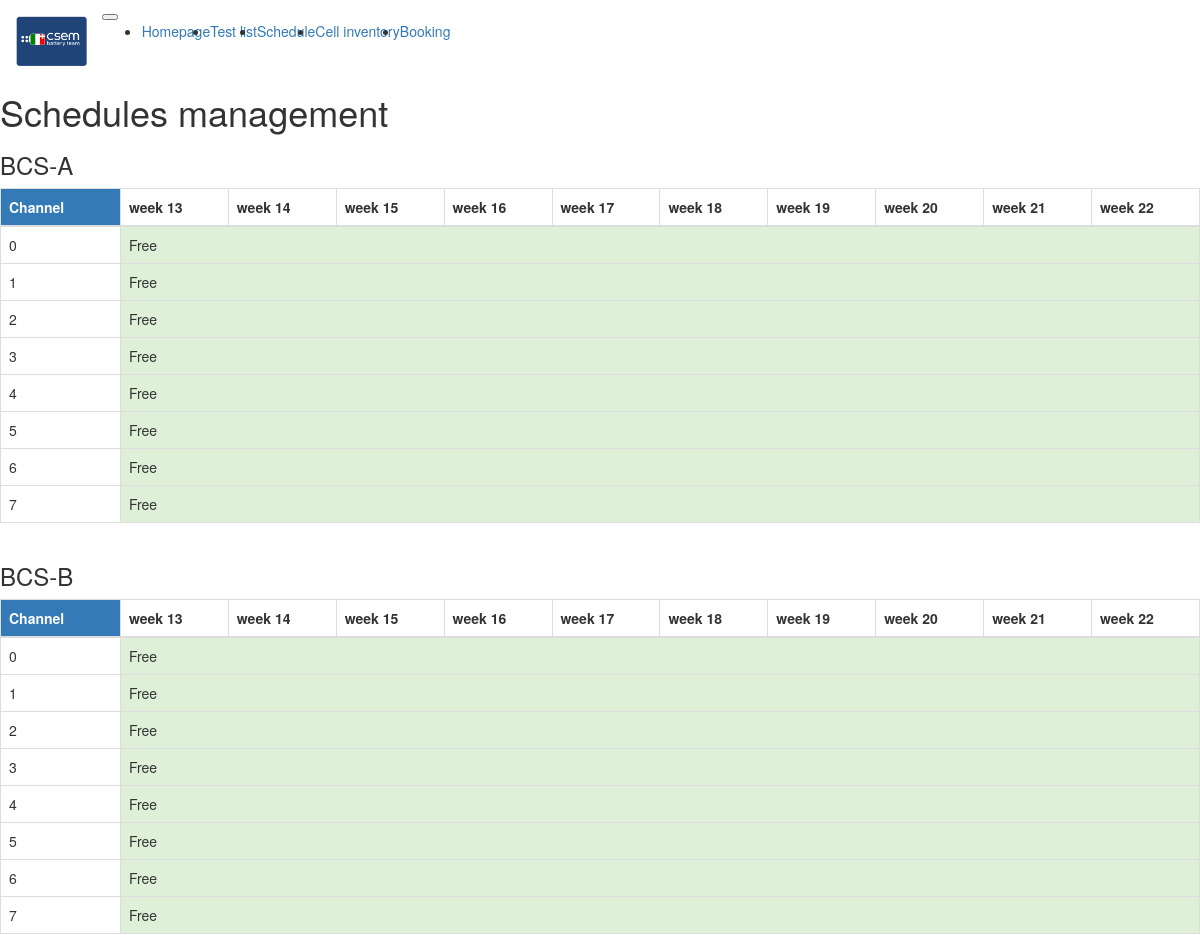
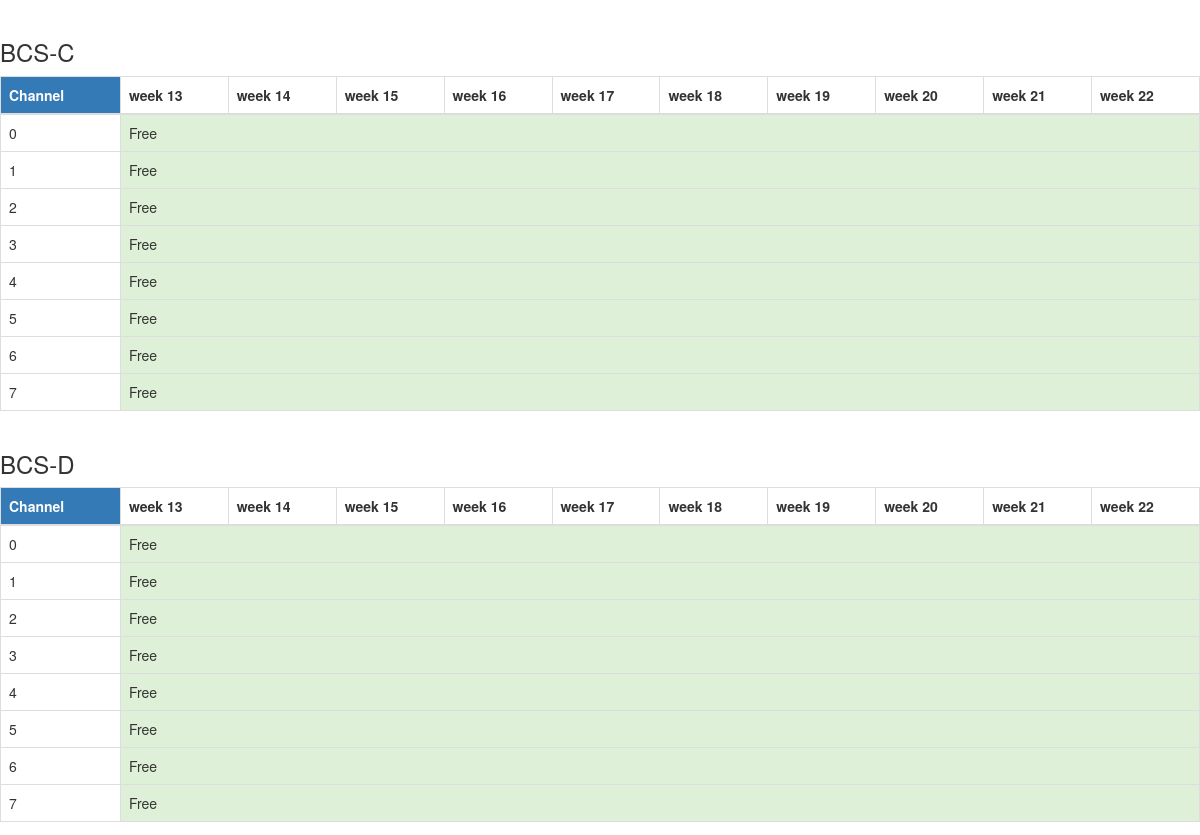
Before: /schedule (upper part) with the older database file (2 pictures, top to bottom).
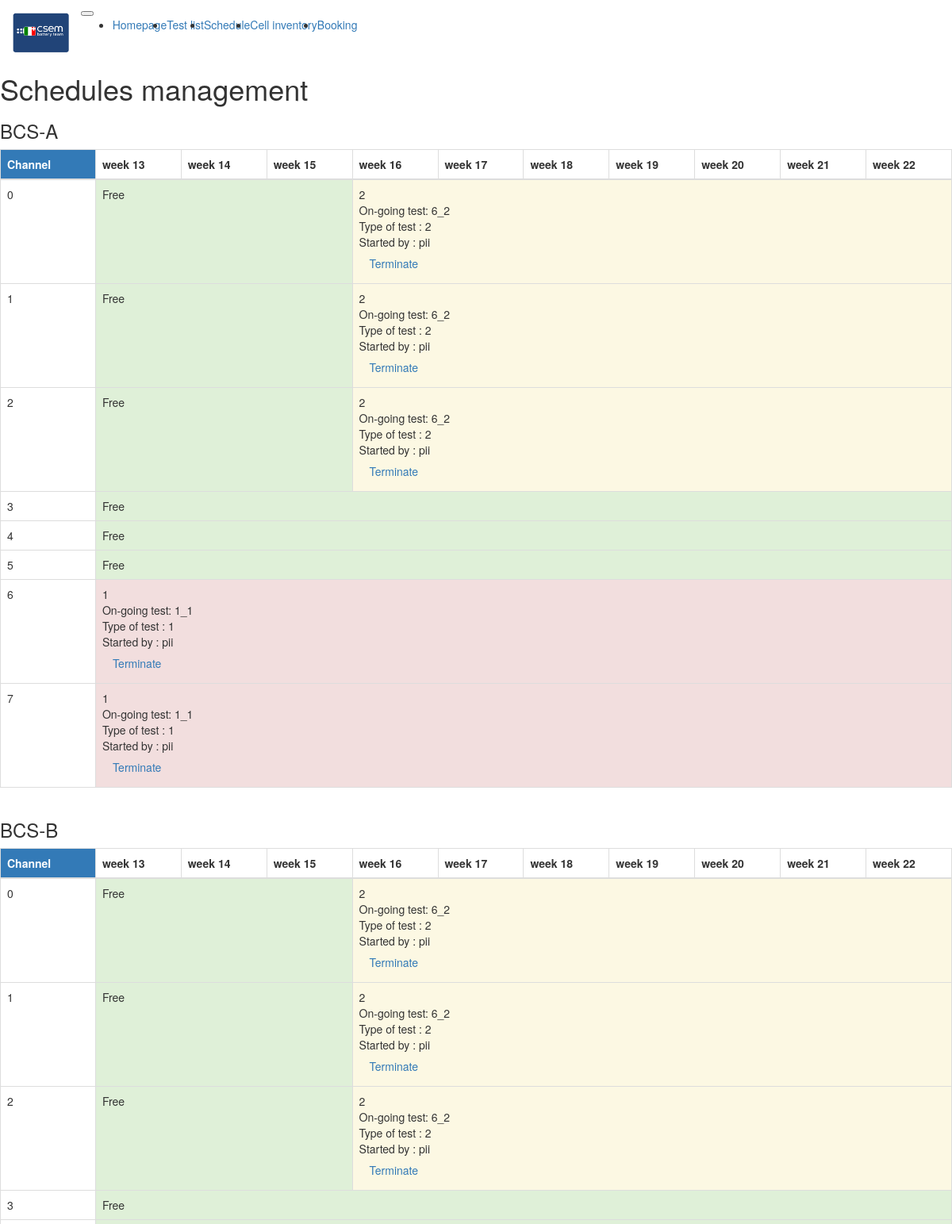
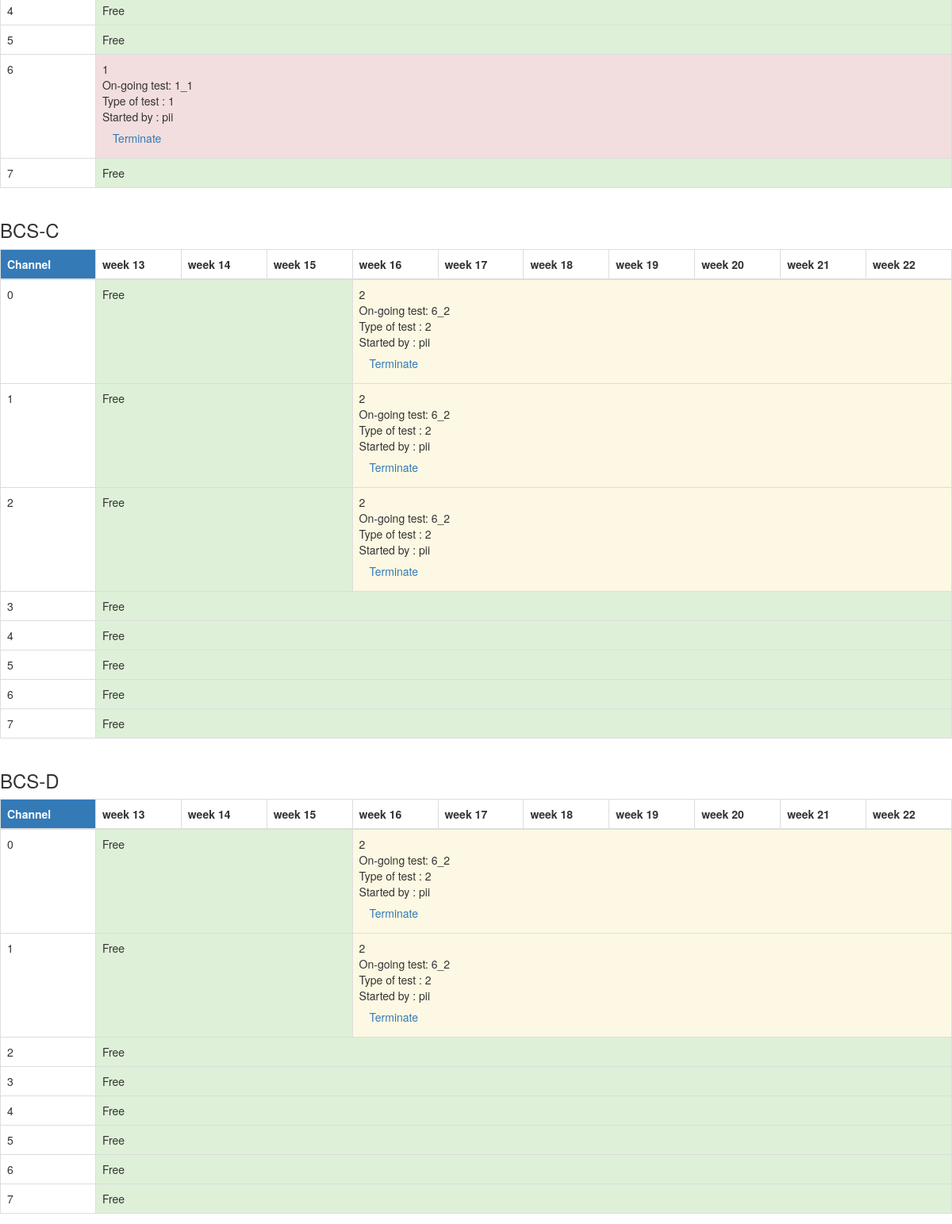
After: the same page with the newer database file (2 pictures, top to bottom).
### app/models.py (models this page shows, shortened)
class Device(db.Model):
    __tablename__   = 'device'
    id              = db.Column(db.Integer,primary_key=True)
    name            = db.Column(db.String(64),index=True,unique=True)
    number_channels = db.Column(db.Integer)
    company         = db.Column(db.String(64))
    datasheet_link  = db.Column(db.String(64))
    details         = db.Column(db.String(64))
    type            = db.relationship("Device_type", secondary=device_type_identifier)
    channel_id      = db.relationship('Channel', backref='device_channel',lazy='dynamic',foreign_keys="Channel.device_id")

class Test(db.Model):
    __tablename__ = 'test'
    id            = db.Column(db.Integer,primary_key=True)
    name          = db.Column(db.String(64))
    description   = db.Column(db.String(512))
    start         = db.Column(db.DateTime(timezone=True))
    end           = db.Column(db.DateTime(timezone=True))
    temp          = db.Column(db.Float)
    active        = db.Column(db.Boolean)
    user_id       = db.Column(db.Integer, db.ForeignKey('user.id'))
    campaign_id   = db.Column(db.Integer, db.ForeignKey('campaign.id'))
    type_2        = db.Column(db.Integer, db.ForeignKey('test_type.id'))
    type_1        = db.Column(db.Integer, db.ForeignKey('test_type.id'))
    devices       = db.relationship("Device", secondary=device_enaged_identifier)
    singleTests   = db.relationship('SingleTest', backref='batch_list',lazy='dynamic',foreign_keys="SingleTest.test_id")

class User(db.Model):
    __tablename__  = 'user'
    id             =  db.Column(db.Integer,primary_key=True)
    username       = db.Column(db.String(64),index=True,unique=True)
    password_hash  = db.Column(db.String(64))
    test_id      = db.relationship('Test', backref='user',lazy='dynamic',foreign_keys="Test.user_id")

### app/routes.py (the view)
@app.route('/schedule', methods=['GET'])
def bookig_get():
    current_week = datetime.datetime.today().isocalendar()[1]
    length =10
    max_week     = current_week + length
    schedules = []
    for device in Device.query.all():
        device_ ={'name':device.name, 'channels':[]}
        for channel in Channel.query.filter_by(device_id=device.id).all():
            singletests = SingleTest.query.filter_by(channel_id=channel.id).all()
            tests = [Test.query.filter_by(id=single.test_id).first() for single in singletests]
            schedule_ = []
            for test in tests:
                if test.end != None and test.end < datetime.datetime.today():
                    pass
                elif test.end != None:
                    sched = {"test_name":test.name,
                            "test_type":test.type_1,
                            "test_type2":test.type_2,
                            "user":User.query.filter_by(id = test.user_id).first().username,
                            "test_id":test.id
                            }
                    sched['start'] = test.start.isocalendar() if test.start > datetime.datetime.today() else datetime.datetime.today()
                    sched['end']   = test.end
                    schedule_.append(sched)
            if len(schedule_) > 0:
                schedule_ = sorted(schedule_, key=lambda x: x['start'])
                if schedule_[0]['start'] > datetime.datetime.today():
                    sched={'state': True, 'start': datetime.datetime.today(), 'end': datetime.datetime.today()+datetime.timedelta(weeks=length)}
                    schedule_.insert(0, sched)
                if schedule_[-1]['end'] < datetime.datetime.today()+datetime.timedelta(weeks=length):
                        sched={'state': True, 'start': schedule_[-1]['end']+datetime.timedelta(days=1), 'end': datetime.datetime.today()+datetime.timedelta(weeks=length)}
                        schedule_.insert(-1, sched)
                gap_filling(schedule_)
                for sched in schedule_:
                    sched['start'] = sched['start'].isocalendar()
                    sched['end'] = sched['end'].isocalendar()
            else:
                schedule_ = [
                    {'state': True, 'start':datetime.datetime.today().isocalendar(),
                    'end': (datetime.datetime.today()+datetime.timedelta(weeks=length)).isocalendar() }
                ]
            device_['channels'].append(schedule_)
            device_['maxWeek'] = max([sched['end'][2] for sched in schedule_ ]) if len(schedule_)> 0 else 0
        schedules.append(device_)
    return render_template('devices_management.html', data = schedules,current_week=current_week, max_week=max_week)

### app/routes.py (called while the page is built)
@app.context_processor
def inject_enumerate():
    return dict(enumerate=enumerate)

@app.context_processor
def inject_str():
    return dict(str=str)

@app.context_processor
def inject_urlencode():
    return dict(urlencode=urlencode)

def gap_filling(A):
        for _ in range(len(A)-1):
            if (A[_+1]['start']-A[_]['end']).days <= 1: #continuous
                pass
            else:
                sched={'state': True, 'start':A[_]['end']+datetime.timedelta(days=1), 'end': A[_+1]['start']-datetime.timedelta(days=1)}
                A.insert(_+1, sched)
                gap_filling(A)

### app/templates/devices_management.html (shortened to what this page needs)
{% extends "base.html" %}
{% import 'bootstrap/wtf.html' as wtf %}
{% block content %}
  <div class="row container-fluid mt-3">
    <div class="col-10">
        <h1>Schedules management</h1>
      {% for device in data %}
      <h3>{{ device['name'] }}</h3>
      <div class="table-responsive">
        <table class="table table-hover table-bordered">
          <thread>
            <tr>
              <th class="bg-primary" style="width: 10%"> Channel </th>
              {% for i in range (current_week, max_week) %}
              <th >week {{ i }}</th>
              {% endfor %}
            </tr>
          </thread>
          <tbody>
            {% for c, channel in enumerate(device['channels']) %}
            <tr class="accordion-toggle" >
              <td class="bg-light" data-toggle="collapse" data-target="#collapse{{device['name']+'_'+str(c)+'_'+str(s)}}">{{ c }}</td>
              {% for s, schedule in enumerate(channel) %}
                {% if schedule['state'] == True %}
                <td class="bg-success" colspan="{{ schedule['end'][1]-schedule['start'][1] }}" onclick= "window.location.href='{{ url_for( 'book_device' ,data = urlencode({ 'device':device['name'], 'channel':c })) }}';" style="cursor: pointer;" > Free  </td>
                {% elif s == 0%}
                <td class="bg-danger" colspan="{{ schedule['end'][1]-schedule['start'][1] }}" data-toggle="collapse" data-target="#{{device['name']+'_'+str(c)+'_'+str(s)}}" style="cursor: pointer;"> {{ schedule['test_type'] }}
                  <div id="{{device['name']+'_'+str(c)+'_'+str(s)}}" class="collapse in">
                    On-going test:  {{ schedule['test_name'] }}</br>
                    Type of test : {{ schedule['test_type'] }}</br>
                    Started by : {{ schedule['user'] }}</br>
                    <a class="btn btn-secondary" href="{{ url_for( 'endMesure_get' ,data = urlencode({ 'device':device['name'], 'channel':c, 'test':schedule['test_id'] }) ) }}" class="text-dark">Terminate</a>
                  </div>
                </td>
                {% else %}
                <td class="bg-warning" colspan="{{ schedule['end'][1]-schedule['start'][1] }}" data-toggle="collapse" data-target="#{{device['name']+'_'+str(c)+'_'+str(s)}}" style="cursor: pointer;"> {{ schedule['test_type'] }}
                  <div id="{{device['name']+'_'+str(c)+'_'+str(s)}}" class="collapse in">
                    On-going test:  {{ schedule['test_name'] }}</br>
                    Type of test : {{ schedule['test_type'] }}</br>
                    Started by : {{ schedule['user'] }}</br>
                    <a class="btn btn-secondary" href="{{ url_for( 'endMesure_get' ,data = urlencode({ 'device':device['name'], 'channel':c, 'test':schedule['test_id'] }) ) }}" class="text-dark">Terminate</a>
                  </div>
                </td>
                {% endif %}
              {% endfor %}
            </tr>
            {% endfor %}
          </tbody>
        </table>
      </div>
      {% endfor %}
      </div>
  </div>
{% endblock %}

### app/templates/base.html (shortened to what this page needs)
{% extends 'bootstrap/base.html' %}
{% block navbar %}
<nav class="navbar navbar-expand-lg navbar-light bg-light">
  <a class="navbar-brand js-scroll-trigger"> <img alt="Battery Team" src="{{ url_for('static', filename='pictures/bat_team_01.png') }}" height="50"></a>
  <button class="navbar-toggler" type="button" data-toggle="collapse" data-target="#navbarNav" aria-controls="navbarNav" aria-expanded="false" aria-label="Toggle navigation">
  </button>
  <div class="collapse navbar-collapse" id="navbarNav">
    <ul class="navbar-nav">
      <li class="nav-item active">
        <a class="nav-link" href="/index">Homepage</a>
      </li>
      <li class="nav-item">
        <a class="nav-link" href="/tests_list">Test list</a>
      </li>
      <li class="nav-item">
        <a class="nav-link" href="/schedule">Schedule</a>
      </li>
      <li class="nav-item">
        <a class="nav-link" href="/cells" >Cell inventory</a>
      </li>
      <li class="nav-item">
        <a class="nav-link" href="/booking" >Booking</a>
      </li>
    </ul>
  </div>
</nav>
{% endblock %}

Changed rows visible on the page:
now on this page (row edited): Test: test_name "6_2" "6_2" "6_2" "6_2" "6_2" "6_2" "6_2" "6_2" "6_2" "6_2" "6_2"
now on this page (row edited): User: user "pii" "pii" "pii" "pii" "pii" "pii" "pii" "pii" "pii" "pii" "pii", user "pii" "pii" "pii"
now on this page (row edited): Test: test_name "1_1" "1_1" "1_1"
Other visible differences:
new list line: "2 On-going test: Type of test : 2 Started by : Terminate"
list line gone: "Free"
new list line: "1 On-going test: Type of test : 1 Started by : Terminate"
